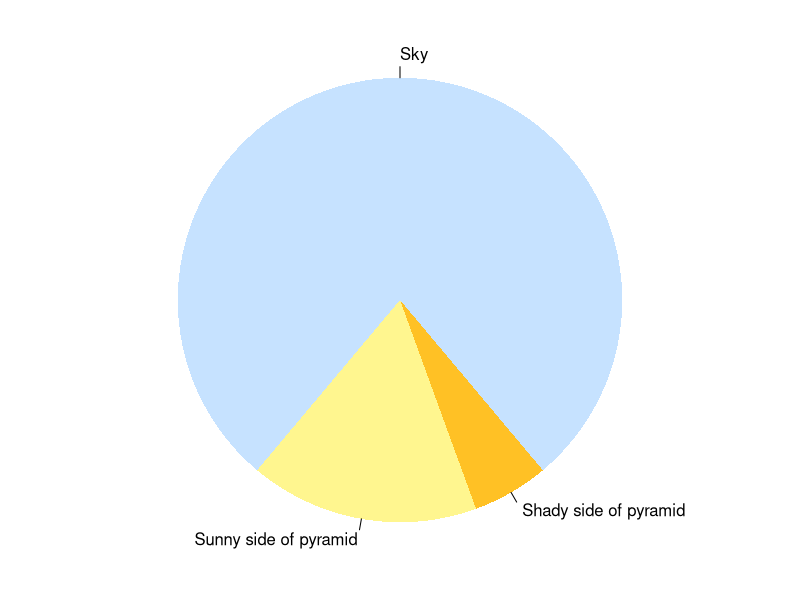

Here is the R script that generated this plot:
## ---- chunk 1
knitr::opts_chunk$set(collapse = TRUE)
## ---- chunk 2
fit <- lm(dist ~ speed, data = cars)
fit
## ---- chunk 3
par(mar = c(0, 1, 0, 1))
pie(
  x =  c(280, 60, 20),
  labels = c('Sky', 'Sunny side of pyramid', 'Shady side of pyramid'),
  col = c('#c6e2ff', '#fff68f', '#ffc125'),
  init.angle = -50, border = NA
)
